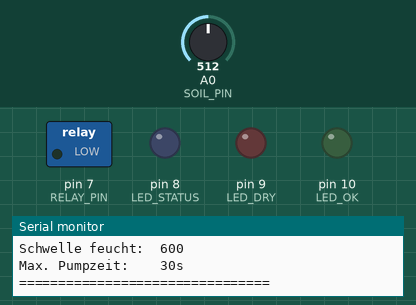
Simulated run of this sketch. Board: Arduino Uno, built with avr-gcc and run on an emulated ATmega328P. On the bench: switched loads named in the sketch (green lamp = pin HIGH), output pins drawn as LEDs (lit = HIGH), the last lines printed to the serial monitor. Inputs (shaded band) come from the test bench; at power-on: A0 (SOIL_PIN) = 512.

Above: at 1.3 s.
1.4 s: A0 (SOIL_PIN) set to 584
5.5 s: A0 (SOIL_PIN) set to 617
7.0 s: A0 (SOIL_PIN) set to 390
At 10.8 s:
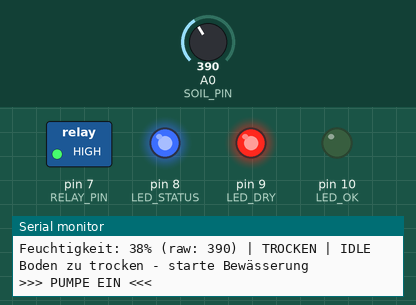
11.1 s: A0 (SOIL_PIN) set to 415
At 16.2 s:
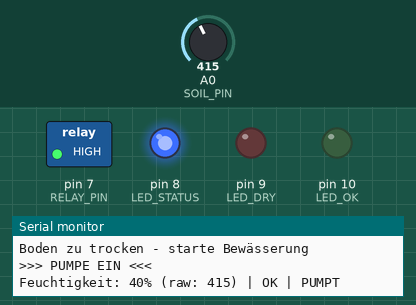
Timing chart, 0 to 46.5 s (numbered marks = the images above; inputs shaded):
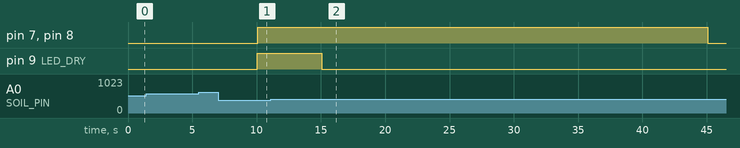

Measured:
- the behaviour switches between 399 and 400 on A0 (SOIL_PIN) (found by bisection; images 1 and 2)
- after the input at 5.5 s, every drawn part: stays the same
- after the input at 7.0 s, pin 7 (RELAY_PIN), pin 8 (LED_STATUS), pin 9 (LED_DRY): LOW → HIGH after 3.1 s; pin 10 (LED_OK): stays LOW (without the input it goes to HIGH after 3.1 s)
- after the input at 11.1 s, pin 9 (LED_DRY): HIGH → LOW after 4.0 s

The sketch:

code.ino
```cpp
// A02: Automatische Pflanzenbewässerung
// Bodenfeuchtesensor + Relais + Pumpensteuerung

// Pin-Definitionen
const int SOIL_PIN = A0;      // Kapazitiver Bodenfeuchtesensor
const int RELAY_PIN = 7;      // Relais für Wasserpumpe
const int LED_STATUS = 8;     // Status-LED (Pumpe aktiv)
const int LED_DRY = 9;        // Warnung: zu trocken (rot)
const int LED_OK = 10;        // Status: Feuchtigkeit OK (grün)

// Konfiguration
// Bei kapazitivem Sensor: hoher Wert = feucht, niedriger Wert = trocken
const int SCHWELLE_TROCKEN = 400;   // Unter diesem Wert -> bewässern
const int SCHWELLE_FEUCHT = 600;    // Über diesem Wert -> stoppen (Hysterese)
const unsigned long MIN_PUMP_ZEIT = 2000;   // Mindest-Pumpzeit in ms
const unsigned long MAX_PUMP_ZEIT = 30000;  // Maximale Pumpzeit (Sicherheit)
const unsigned long CHECK_INTERVAL = 5000;  // Prüfintervall in ms

// Status-Variablen
bool pumpeAktiv = false;
unsigned long pumpStartTime = 0;
unsigned long lastCheck = 0;

void setup() {
  Serial.begin(9600);

  // Pins konfigurieren
  pinMode(RELAY_PIN, OUTPUT);
  pinMode(LED_STATUS, OUTPUT);
  pinMode(LED_DRY, OUTPUT);
  pinMode(LED_OK, OUTPUT);

  // Alles ausschalten
  digitalWrite(RELAY_PIN, LOW);
  digitalWrite(LED_STATUS, LOW);
  digitalWrite(LED_DRY, LOW);
  digitalWrite(LED_OK, LOW);

  Serial.println(F("Automatische Pflanzenbewässerung"));
  Serial.println(F("================================"));
  Serial.print(F("Schwelle trocken: "));
  Serial.println(SCHWELLE_TROCKEN);
  Serial.print(F("Schwelle feucht:  "));
  Serial.println(SCHWELLE_FEUCHT);
  Serial.print(F("Max. Pumpzeit:    "));
  Serial.print(MAX_PUMP_ZEIT / 1000);
  Serial.println(F("s"));
  Serial.println(F("================================"));
}

int readMoisture() {
  // Mehrere Messungen für stabilen Wert
  long sum = 0;
  for (int i = 0; i < 5; i++) {
    sum += analogRead(SOIL_PIN);
    delay(10);
  }
  return sum / 5;
}

void updateLEDs(int rawValue) {
  if (rawValue < SCHWELLE_TROCKEN) {
    digitalWrite(LED_DRY, HIGH);
    digitalWrite(LED_OK, LOW);
  } else if (rawValue > SCHWELLE_FEUCHT) {
    digitalWrite(LED_DRY, LOW);
    digitalWrite(LED_OK, HIGH);
  } else {
    digitalWrite(LED_DRY, LOW);
    digitalWrite(LED_OK, LOW);
  }
}

void startPump() {
  if (!pumpeAktiv) {
    digitalWrite(RELAY_PIN, HIGH);
    digitalWrite(LED_STATUS, HIGH);
    pumpeAktiv = true;
    pumpStartTime = millis();
    Serial.println(F(">>> PUMPE EIN <<<"));
  }
}

void stopPump() {
  if (pumpeAktiv) {
    digitalWrite(RELAY_PIN, LOW);
    digitalWrite(LED_STATUS, LOW);
    pumpeAktiv = false;
    Serial.println(F(">>> PUMPE AUS <<<"));
  }
}

bool checkPumpTimeout() {
  if (pumpeAktiv) {
    unsigned long laufzeit = millis() - pumpStartTime;
    if (laufzeit >= MAX_PUMP_ZEIT) {
      Serial.print(F("!!! SICHERHEIT: Max. Pumpzeit erreicht ("));
      Serial.print(MAX_PUMP_ZEIT / 1000);
      Serial.println(F("s)"));
      stopPump();
      return true;
    }
  }
  return false;
}

void loop() {
  unsigned long currentTime = millis();

  // Nur alle CHECK_INTERVAL ms prüfen
  if (currentTime - lastCheck < CHECK_INTERVAL) {
    return;
  }
  lastCheck = currentTime;

  // Feuchtigkeit messen
  int rawValue = readMoisture();
  int prozent = map(rawValue, 0, 1023, 0, 100);

  // LEDs aktualisieren
  updateLEDs(rawValue);

  // Status ausgeben
  Serial.print(F("Feuchtigkeit: "));
  Serial.print(prozent);
  Serial.print(F("% (raw: "));
  Serial.print(rawValue);
  Serial.print(F(") | "));

  if (rawValue < SCHWELLE_TROCKEN) {
    Serial.print(F("TROCKEN"));
  } else if (rawValue > SCHWELLE_FEUCHT) {
    Serial.print(F("FEUCHT"));
  } else {
    Serial.print(F("OK"));
  }

  Serial.print(F(" | "));
  Serial.println(pumpeAktiv ? F("PUMPT") : F("IDLE"));

  // Sicherheitsprüfung
  if (checkPumpTimeout()) {
    delay(60000);  // Nach Sicherheitsabschaltung warten
    return;
  }

  // Bewässerungslogik mit Hysterese
  if (rawValue < SCHWELLE_TROCKEN && !pumpeAktiv) {
    Serial.println(F("Boden zu trocken - starte Bewässerung"));
    startPump();
  } else if (rawValue > SCHWELLE_FEUCHT && pumpeAktiv) {
    // Mindestpumpzeit beachten
    unsigned long laufzeit = millis() - pumpStartTime;
    if (laufzeit >= MIN_PUMP_ZEIT) {
      Serial.print(F("Boden feucht genug - stoppe nach "));
      Serial.print(laufzeit / 1000.0, 1);
      Serial.println(F("s"));
      stopPump();
    }
  }
}
```
